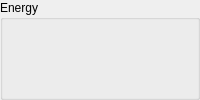
      <widget class="ClickableQGroupBox" name="EnergyGroupBox">
       <property name="toolTip">
        <string notr="true"/>
       </property>
       <property name="accessibleDescription">
        <string notr="true"/>
       </property>
       <property name="title">
        <string notr="true">Energy</string>
       </property>
       <layout class="QVBoxLayout" name="EnergyGroupBoxVerticalLayout">
        <property name="spacing">
         <number>5</number>
        </property>
        <property name="leftMargin">
         <number>0</number>
        </property>
        <property name="topMargin">
         <number>0</number>
        </property>
        <property name="rightMargin">
         <number>0</number>
        </property>
        <property name="bottomMargin">
         <number>2</number>
        </property>
        <item>
         <layout class="QHBoxLayout" name="horizontalLayout_3">
          <item>
           <widget class="QLabel" name="preheatEnergyLabel">
            <property name="font">
             <font>
              <pointsize>11</pointsize>
             </font>
            </property>
            <property name="toolTip">
             <string notr="true"/>
            </property>
            <property name="accessibleDescription">
             <string notr="true"/>
            </property>
            <property name="text">
             <string notr="true"/>
            </property>
            <property name="alignment">
             <set>Qt::AlignCenter</set>
            </property>
           </widget>
          </item>
          <item>
           <widget class="QLabel" name="BBPEnergyLabel">
            <property name="font">
             <font>
              <pointsize>11</pointsize>
             </font>
            </property>
            <property name="toolTip">
             <string notr="true"/>
            </property>
            <property name="accessibleDescription">
             <string notr="true"/>
            </property>
            <property name="text">
             <string notr="true"/>
            </property>
            <property name="alignment">
             <set>Qt::AlignCenter</set>
            </property>
           </widget>
          </item>
          <item>
           <widget class="QLabel" name="roastEnergyLabel">
            <property name="font">
             <font>
              <pointsize>11</pointsize>
             </font>
            </property>
            <property name="toolTip">
             <string notr="true"/>
            </property>
            <property name="accessibleDescription">
             <string notr="true"/>
            </property>
            <property name="text">
             <string notr="true"/>
            </property>
            <property name="alignment">
             <set>Qt::AlignCenter</set>
            </property>
           </widget>
          </item>
         </layout>
        </item>
        <item>
         <widget class="QLabel" name="totalEnergyLabel">
          <property name="palette">
           <palette>
            <active>
             <colorrole role="WindowText">
              <brush brushstyle="SolidPattern">
               <color alpha="255">
                <red>17</red>
                <green>103</green>
                <blue>163</blue>
               </color>
              </brush>
             </colorrole>
            </active>
            <inactive>
             <colorrole role="WindowText">
              <brush brushstyle="SolidPattern">
               <color alpha="255">
                <red>17</red>
                <green>103</green>
                <blue>163</blue>
               </color>
              </brush>
             </colorrole>
            </inactive>
            <disabled>
             <colorrole role="WindowText">
              <brush brushstyle="SolidPattern">
               <color alpha="63">
                <red>0</red>
                <green>0</green>
                <blue>0</blue>
               </color>
              </brush>
             </colorrole>
            </disabled>
           </palette>
          </property>
          <property name="font">
           <font>
            <pointsize>20</pointsize>
            <bold>true</bold>
           </font>
          </property>
          <property name="toolTip">
           <string notr="true"/>
          </property>
          <property name="accessibleDescription">
           <string notr="true"/>
          </property>
          <property name="text">
           <string notr="true"/>
          </property>
          <property name="alignment">
           <set>Qt::AlignCenter</set>
          </property>
         </widget>
        </item>
        <item>
         <widget class="QLabel" name="EnergyPerKgCoffeeLabel">
          <property name="font">
           <font>
            <pointsize>11</pointsize>
           </font>
          </property>
          <property name="toolTip">
           <string notr="true"/>
          </property>
          <property name="accessibleDescription">
           <string notr="true"/>
          </property>
          <property name="text">
           <string notr="true"/>
          </property>
          <property name="alignment">
           <set>Qt::AlignCenter</set>
          </property>
         </widget>
        </item>
       </layout>
      </widget>
